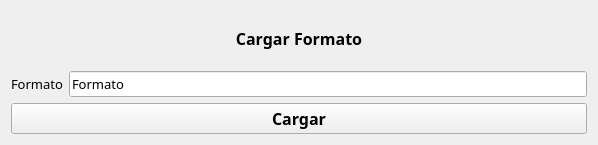
<?xml version="1.0" encoding="UTF-8"?>
<ui version="4.0">
 <class>Form</class>
 <widget class="QWidget" name="Form">
  <property name="geometry">
   <rect>
    <x>0</x>
    <y>0</y>
    <width>598</width>
    <height>145</height>
   </rect>
  </property>
  <property name="windowTitle">
   <string>Form</string>
  </property>
  <layout class="QGridLayout" name="gridLayout_2">
   <item row="0" column="0">
    <layout class="QVBoxLayout" name="verticalLayout">
     <item>
      <layout class="QGridLayout" name="gridLayout">
       <item row="0" column="0" colspan="2">
        <widget class="QLabel" name="label">
         <property name="font">
          <font>
           <family>Bell MT</family>
           <pointsize>12</pointsize>
           <weight>75</weight>
           <bold>true</bold>
          </font>
         </property>
         <property name="styleSheet">
          <string notr="true"/>
         </property>
         <property name="text">
          <string>Cargar Formato</string>
         </property>
         <property name="alignment">
          <set>Qt::AlignCenter</set>
         </property>
        </widget>
       </item>
       <item row="3" column="1">
        <widget class="QLineEdit" name="input_nombre_formato">
         <property name="font">
          <font>
           <family>Bell MT</family>
           <pointsize>10</pointsize>
          </font>
         </property>
         <property name="text">
          <string>Formato</string>
         </property>
         <property name="placeholderText">
          <string>Nombre</string>
         </property>
        </widget>
       </item>
       <item row="3" column="0">
        <widget class="QLabel" name="label_nombre_formato">
         <property name="font">
          <font>
           <family>Bell MT</family>
           <pointsize>10</pointsize>
          </font>
         </property>
         <property name="text">
          <string>Formato</string>
         </property>
        </widget>
       </item>
      </layout>
     </item>
     <item>
      <widget class="QPushButton" name="boton_cargar_formato">
       <property name="font">
        <font>
         <family>Bell MT</family>
         <pointsize>12</pointsize>
         <weight>75</weight>
         <bold>true</bold>
        </font>
       </property>
       <property name="cursor">
        <cursorShape>PointingHandCursor</cursorShape>
       </property>
       <property name="text">
        <string>Cargar</string>
       </property>
      </widget>
     </item>
    </layout>
   </item>
  </layout>
 </widget>
 <resources/>
 <connections/>
</ui>
